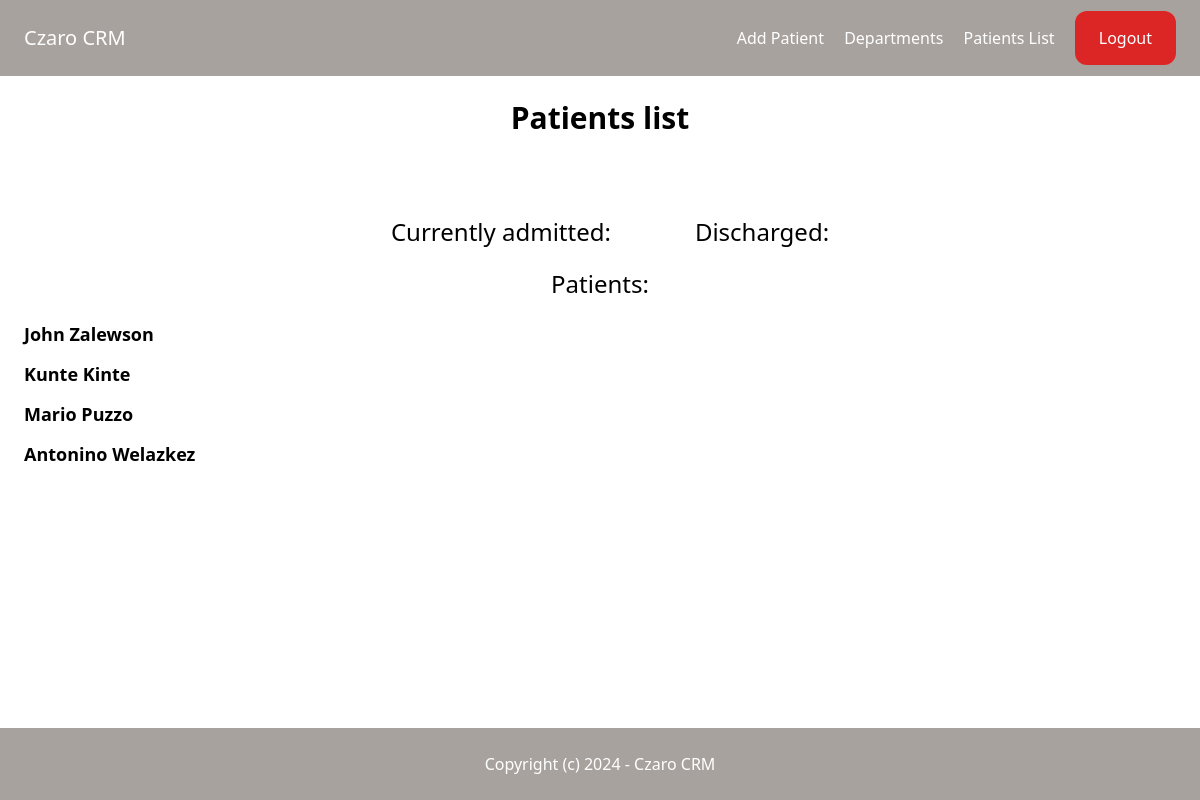
The app's page /patient/ (signed in), older data.
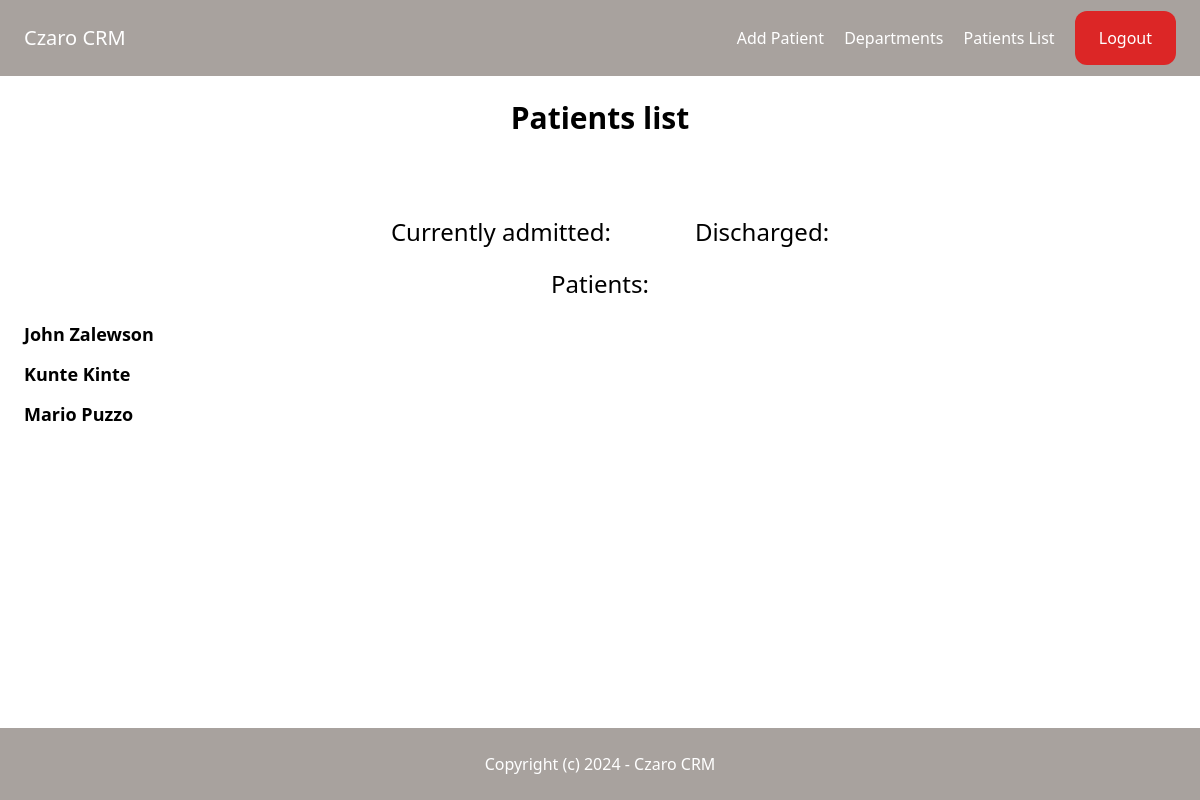
The same page, newer data.
### patient/models.py (models this page shows, shortened)
class Patient(models.Model):
    id = models.UUIDField(primary_key=True, default=uuid.uuid4, editable=False)
    first_name = models.CharField(max_length=255)
    last_name = models.CharField(max_length=255)
    date_of_birth = models.DateField()
    contact_number = models.CharField(max_length=15)
    is_insured = models.BooleanField(choices=YES_NO_CHOICES, default=YES)
    insurance = models.CharField(max_length=255)
    country = models.CharField(max_length=255)
    city = models.CharField(max_length=255)
    street = models.CharField(max_length=255)
    zip_code = models.CharField(max_length=255)
    created_by = models.ForeignKey(User, on_delete=models.CASCADE)
    created_at = models.DateTimeField(auto_now_add=True)
    modified_at = models.DateTimeField(auto_now=True, null=True)

### patient/views.py (the view)
# urls.py: path("", views.main, name="index"),
@login_required(login_url = "/login/")
def index(request):
    patients = Patient.objects.all()
    context = {
        "patients": patients,
        "title" : "Patients list"
    }
    return render(request, "patient_list.html", context)

### templates/patient_list.html (shortened to what this page needs)
{% extends "base.html"%}
{% block content %}
<h1 class="text-3xl font-bold text-center mb-20">{{ title }}</h1>
<div class="flex justify-center">
    <div class="px-5">
        <p class="text-2xl text-center mb-5">Currently admitted:</p>
    </div>
    <div clas="w-1/2 px-5">
        <p class="text-2xl text-center mb-5">Discharged:</p>
    </div>
</div>
<div>
    <p class="text-2xl text-center mb-5">Patients:</p>
    {% for patient in patients %}
    <a href="{% url 'patient:detail' patient.id %}">
        <p class="mb-3 text-lg">
            <span class="font-bold">{{ patient.first_name }} {{ patient.last_name }}</span>
        </p>
    </a>
{% endfor %}
{% endblock %}

Row changes from the older to the newer data that the page shows:
removed Patient: first_name "Antonino", last_name "Welazkez"
